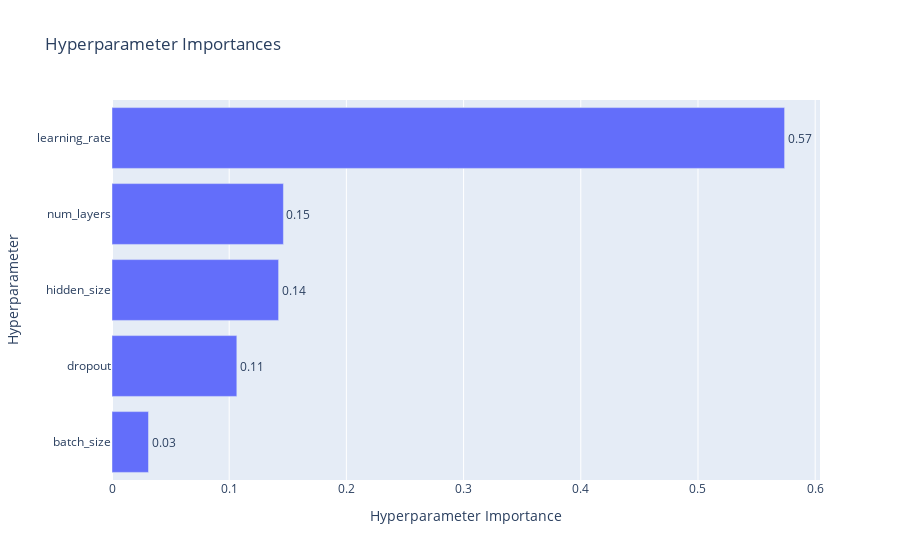

Notebook code cell kept with this figure:
### Code cell
### Visualizing the Optimization Process - Optuna provides visualization tools to analyze the optimization process

optuna.visualization.plot_optimization_history(study)
optuna.visualization.plot_param_importances(study)

### Figure 1 — Plotly figure (JSON) as saved in the notebook; plotly's stock layout.template omitted (floating-point values rounded to 4 significant figures)
{"data": [{"cliponaxis": false, "hovertemplate": ["batch_size (CategoricalDistribution): 0.031155425800834063<extra></extra>", "dropout (FloatDistribution): 0.10651547633580563<extra></extra>", "hidden_size (IntDistribution): 0.14215998732477195<extra></extra>", "num_layers (IntDistribution): 0.14626548329008562<extra></extra>", "learning_rate (FloatDistribution): 0.5739036272485026<extra></extra>"], "name": "Objective Value", "orientation": "h", "text": ["0.03", "0.11", "0.14", "0.15", "0.57"], "textposition": "outside", "type": "bar", "x": [0.03116, 0.1065, 0.1422, 0.1463, 0.5739], "y": ["batch_size", "dropout", "hidden_size", "num_layers", "learning_rate"]}], "layout": {"title": {"text": "Hyperparameter Importances"}, "xaxis": {"title": {"text": "Hyperparameter Importance"}}, "yaxis": {"title": {"text": "Hyperparameter"}}}}
